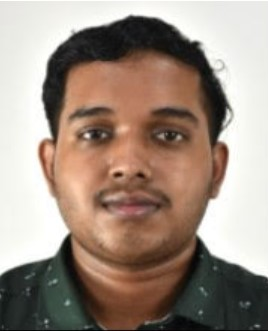
#> input picture home/templates/ImagesAttendance/2160301-Aalbin.jpg, 268 x 331 px, found by its file name; its folder holds only this picture in this run
$ python -i Final.py   (imports and definitions only)
#> lines starting #> are read from the running program, lines starting #| are printed output that depends on the picture
import cv2
import numpy as np
import face_recognition
import os
from datetime import datetime
import openpyxl


# Function to preprocess images before encoding
def preprocess_image(img):
    img = cv2.cvtColor(img, cv2.COLOR_BGR2GRAY)  # Convert to grayscale
    img = cv2.equalizeHist(img)  # Apply histogram equalization
    return img

def findEncodings(images):
    encodeList = []
    for img in images:
        img = preprocess_image(img)
        img = cv2.cvtColor(img, cv2.COLOR_BGR2RGB)
        face_encodings = face_recognition.face_encodings(img)
        if len(face_encodings) > 0:
            encodeList.append(face_encodings[0])
    return encodeList

def run_face_recognition(image_data):
#> called with image_data = 'ImagesAttendance/2160301-Aalbin.jpg'
    path = 'home/templates/ImagesAttendance'
    images = []
    classNames = []
    encodeListKnown = []

    myList = os.listdir(path)

    for c1 in myList:
        curImg = cv2.imread(f'{path}/{c1}')
#> curImg is the input picture: shape (331, 268, 3); mean B, G, R 129.4, 141.7, 158.6
        images.append(curImg)
        classNames.append(os.path.splitext(c1)[0])

    print(classNames)
    encodeListKnown = findEncodings(images)
#> the loop in findEncodings, `for img in images:` made 1 pass
#> pass 1, in preprocess_image, `img = cv2.cvtColor(img, cv2.COLOR_BGR2GRAY)`:
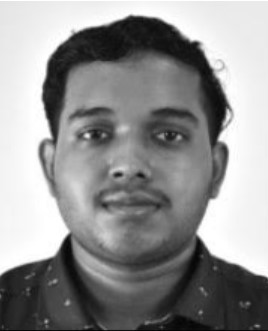
#> img: shape (331, 268); min 1, max 255, mean 145.4
#> pass 1, in preprocess_image, `img = cv2.equalizeHist(img)`:
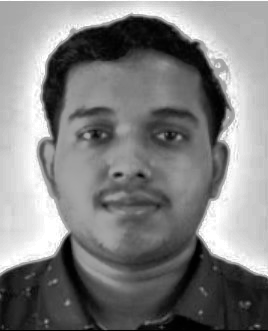
#> img: shape (331, 268); min 0, max 255, mean 128.5
#> after the loop in findEncodings, `for img in images:`: encodeList = []
    print('Encoding Complete')
    i=1
    # Load the image on which you want to perform face recognition
    image_to_recognize = cv2.imread(image_data)
    i=i+1  # Replace 'path_to_image.jpg' with the path to your image
    image_to_recognize = cv2.cvtColor(image_to_recognize, cv2.COLOR_BGR2RGB)

    # Recognize faces in the loaded image
    facesCurFrame = face_recognition.face_locations(image_to_recognize)
    encodesCurFrame = face_recognition.face_encodings(image_to_recognize, facesCurFrame)

    # Create an Excel file with a name in the format "Attendance - YYYY-MM-DD.xlsx"
    now = datetime.now()
    excel_file_name = f'templates/Attendance.xlsx'
    ws_title = "Attendance"

    # Check if the Excel file already exists
    if os.path.exists(excel_file_name):
        wb = openpyxl.load_workbook(excel_file_name)
        # Check if the sheet already exists
        if ws_title in wb.sheetnames:
            ws = wb[ws_title]
        else:
            ws = wb.create_sheet(title=ws_title)
    else:
        wb = openpyxl.Workbook()
        ws = wb.active
        ws.title = ws_title
        # Write the headings "RegNo," "Name," "Date," "Time," and "Accuracy" if creating a new sheet
        ws.cell(row=1, column=1, value="RegNo")
        ws.cell(row=1, column=2, value="Name")
        ws.cell(row=1, column=3, value="Date")
        ws.cell(row=1, column=4, value="Time")
        ws.cell(row=1, column=5, value="Accuracy")

    # Inside the loop where faces are recognized
    for encodeFace, faceLoc in zip(encodesCurFrame, facesCurFrame):
        matches = face_recognition.compare_faces(encodeListKnown, encodeFace, tolerance=0.6)  # Experiment with the tolerance value
        faceDistances = face_recognition.face_distance(encodeListKnown, encodeFace)
        matchIndex = np.argmin(faceDistances)

        accuracy = (1 - faceDistances[matchIndex]) * 100  # Convert distance to accuracy percentage

        if matches[matchIndex] and accuracy >= 50:  # Set the minimum accuracy threshold here (e.g., 50)
            name_with_reg = classNames[matchIndex].upper()
            name_reg_parts = name_with_reg.split('-')

            # Separate name and registration number
            if len(name_reg_parts) == 2:
                registration_number = name_reg_parts[1]
                student_name = name_reg_parts[0]

                y1, x2, y2, x1 = faceLoc
                cv2.rectangle(image_to_recognize, (x1, y1), (x2, y2), (0, 255, 0), 2)
                cv2.rectangle(image_to_recognize, (x1, y2 - 35), (x2, y2), (0, 255, 0), cv2.FILLED)
                cv2.putText(image_to_recognize, f'{student_name}', (x1 + 6, y2 - 6),
                            cv2.FONT_HERSHEY_COMPLEX, 1, (255, 255, 255), 2)

                # Check if the registration number already exists in the sheet
                reg_no_col = 1  # Assuming column 1 contains registration numbers
                reg_no_row = 2  # Starting from row 2 (assuming row 1 contains headings)
                while ws.cell(row=reg_no_row, column=reg_no_col).value is not None:
                    if ws.cell(row=reg_no_row, column=reg_no_col).value == registration_number:
                        # Update the data for the existing registration number
                        ws.cell(row=reg_no_row, column=1, value=student_name)
                        ws.cell(row=reg_no_row, column=3, value=now.strftime('%Y-%m-%d'))
                        ws.cell(row=reg_no_row, column=4, value=now.strftime('%H:%M:%S'))
                        ws.cell(row=reg_no_row, column=5, value=accuracy)
                        break
                    reg_no_row += 1
                else:
                    # If the registration number is not found, append the data to the next empty row
                    empty_row = reg_no_row
                    ws.cell(row=empty_row, column=2, value=registration_number)
                    ws.cell(row=empty_row, column=1, value=student_name)
                    ws.cell(row=empty_row, column=3, value=now.strftime('%Y-%m-%d'))
                    ws.cell(row=empty_row, column=4, value=now.strftime('%H:%M:%S'))
                    ws.cell(row=empty_row, column=5, value=accuracy)

                # Capture the timestamp
                now = datetime.now()
                dtString = now.strftime('%Y-%m-%d %H:%M:%S')
                print(f'{student_name} recognized at {dtString}')

    # Save the Excel file
    wb.save(excel_file_name)
    resized_image = cv2.resize(image_to_recognize, (300, 300))

# [6 lines of commented-out code are left out]

#> (the run stopped early here; a loop or call above may not have finished)

$ run again, on home/templates/ImagesAttendance/2160304-Abhinav.jpg
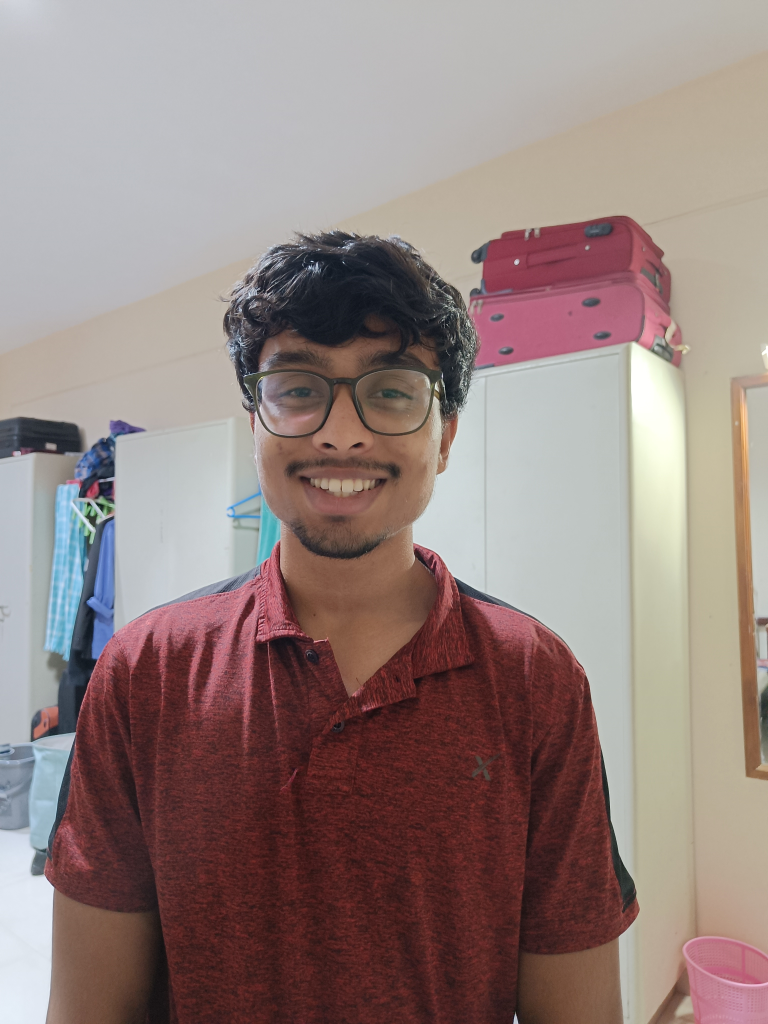
#> input picture home/templates/ImagesAttendance/2160304-Abhinav.jpg, 3072 x 4096 px, found by its file name (shown at 1/4 size)
#> in run_face_recognition, curImg is the input picture: shape (4096, 3072, 3); mean B, G, R 127.4, 130.8, 148.6
#> the loop in findEncodings, `for img in images:` made 1 pass
#> pass 1, in preprocess_image, `img = cv2.cvtColor(img, cv2.COLOR_BGR2GRAY)`:
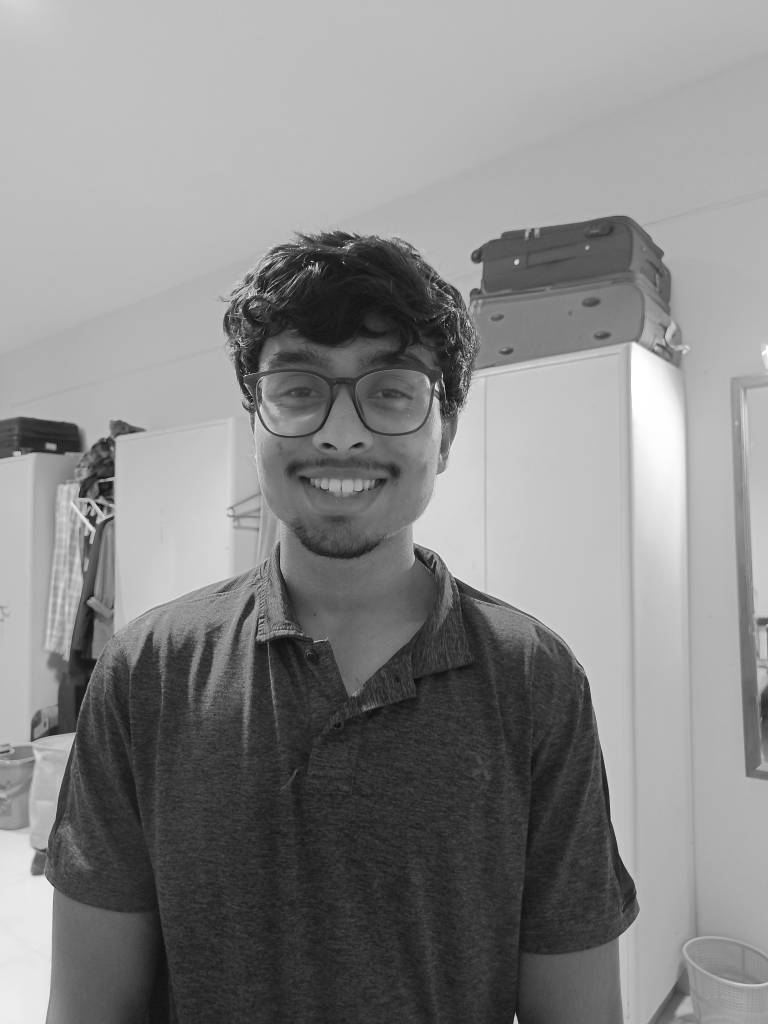
#> img: shape (4096, 3072) (shown at 1/4 size); min 0, max 255, mean 135.7
#> pass 1, in preprocess_image, `img = cv2.equalizeHist(img)`:
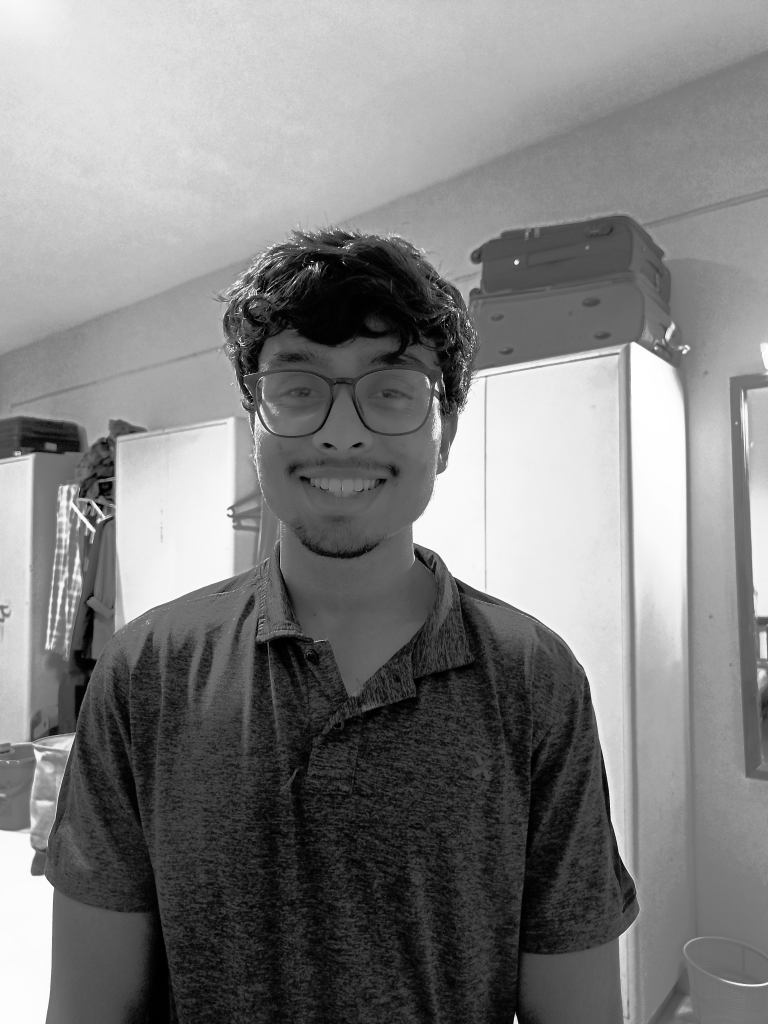
#> img: shape (4096, 3072) (shown at 1/4 size); min 0, max 255, mean 128.9
#> after the loop in findEncodings, `for img in images:`: encodeList = []

$ run again, on home/templates/ImagesAttendance/2160310-Alan.jpg
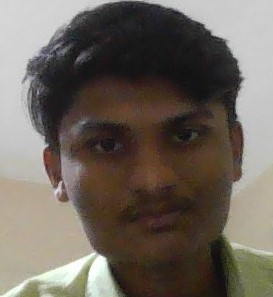
#> input picture home/templates/ImagesAttendance/2160310-Alan.jpg, 273 x 297 px, found by its file name
#> in run_face_recognition, curImg is the input picture: shape (297, 273, 3); mean B, G, R 92.7, 101.4, 109.6
#> the loop in findEncodings, `for img in images:` made 1 pass
#> pass 1, in preprocess_image, `img = cv2.cvtColor(img, cv2.COLOR_BGR2GRAY)`:
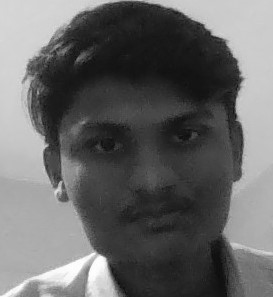
#> img: shape (297, 273); min 8, max 255, mean 102.9
#> pass 1, in preprocess_image, `img = cv2.equalizeHist(img)`:
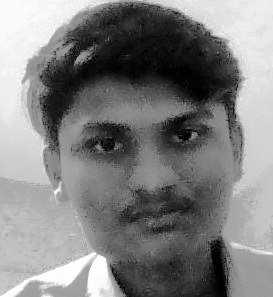
#> img: shape (297, 273); min 0, max 255, mean 128.6
#> after the loop in findEncodings, `for img in images:`: encodeList = []

$ run again, on home/templates/ImagesAttendance/2160439-MONISHA.jpg
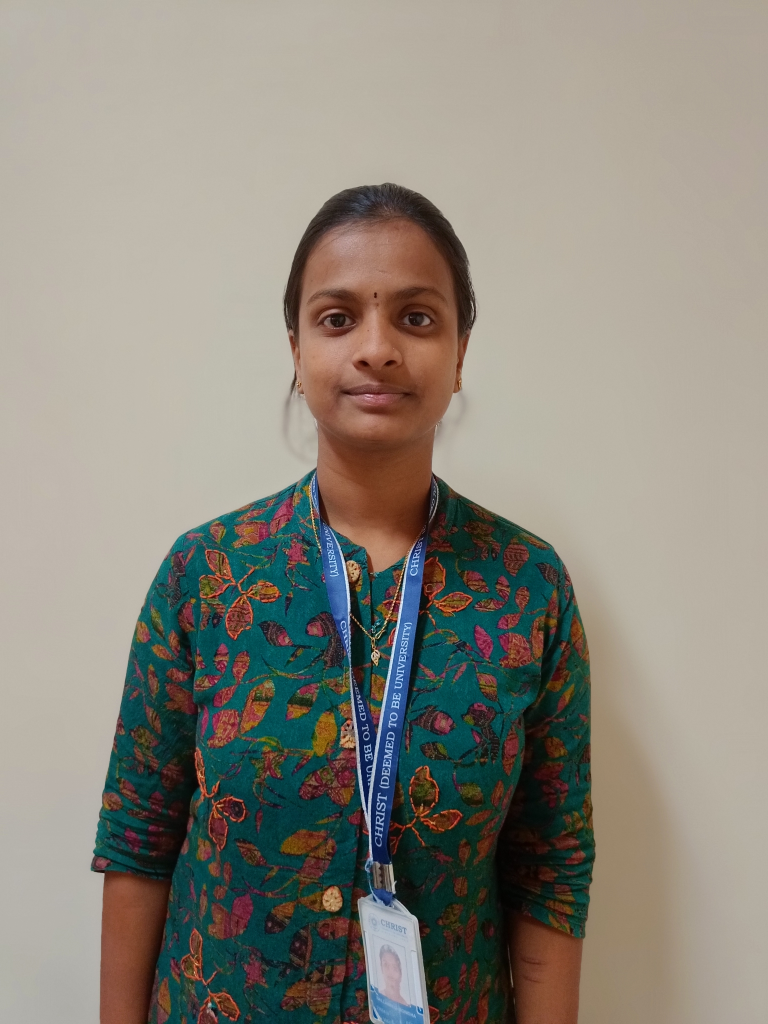
#> input picture home/templates/ImagesAttendance/2160439-MONISHA.jpg, 3072 x 4096 px, found by its file name (shown at 1/4 size)
#> in run_face_recognition, curImg is the input picture: shape (4096, 3072, 3); mean B, G, R 125, 135.4, 140
#> the loop in findEncodings, `for img in images:` made 1 pass
#> pass 1, in preprocess_image, `img = cv2.cvtColor(img, cv2.COLOR_BGR2GRAY)`:
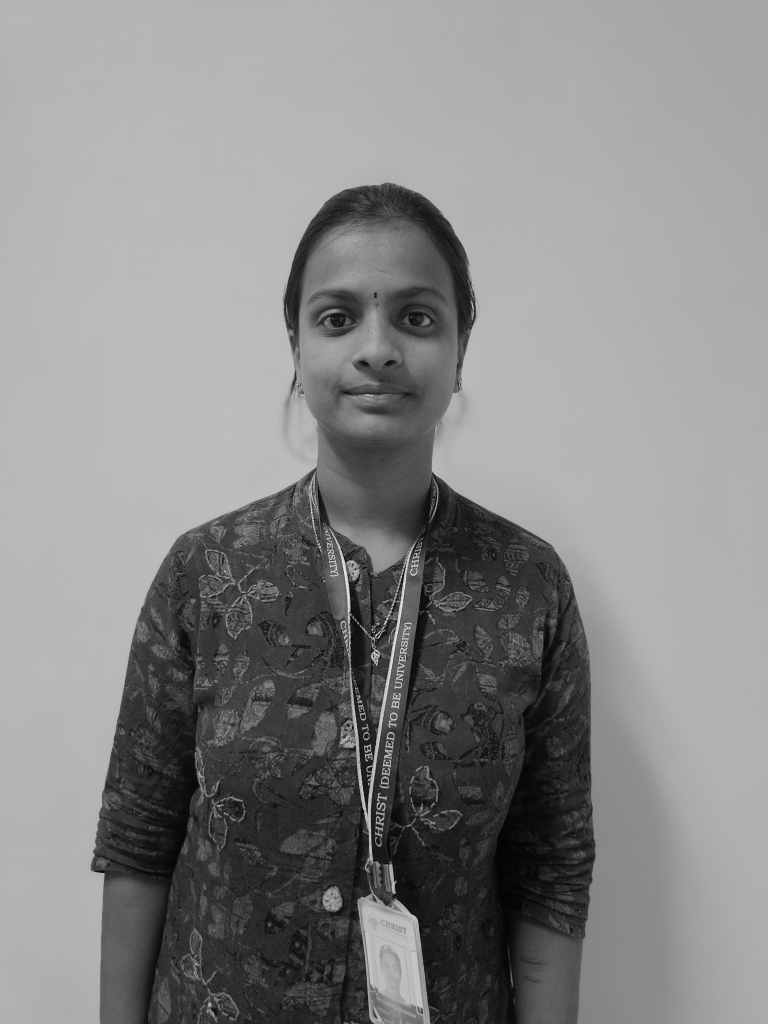
#> img: shape (4096, 3072) (shown at 1/4 size); min 1, max 246, mean 135.6
#> pass 1, in preprocess_image, `img = cv2.equalizeHist(img)`:
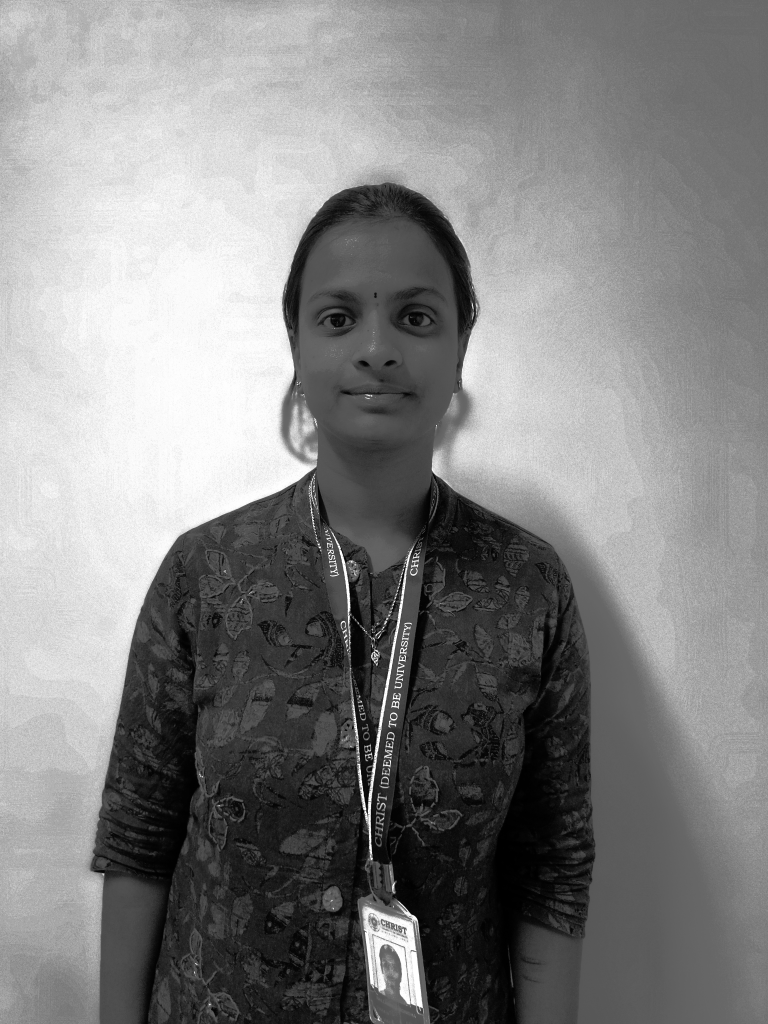
#> img: shape (4096, 3072) (shown at 1/4 size); min 0, max 255, mean 130
#> after the loop in findEncodings, `for img in images:`: encodeList = []
